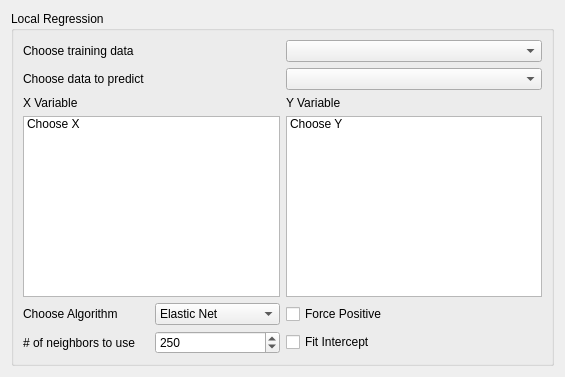
<?xml version="1.0" encoding="UTF-8"?>
<ui version="4.0">
 <class>Form</class>
 <widget class="QWidget" name="Form">
  <property name="geometry">
   <rect>
    <x>0</x>
    <y>0</y>
    <width>565</width>
    <height>377</height>
   </rect>
  </property>
  <property name="windowTitle">
   <string>Form</string>
  </property>
  <layout class="QVBoxLayout" name="verticalLayout_2">
   <item>
    <widget class="QGroupBox" name="groupLayout">
     <property name="title">
      <string>Local Regression</string>
     </property>
     <layout class="QGridLayout" name="gridLayout">
      <item row="1" column="0">
       <widget class="QLabel" name="choosedata_predict_label">
        <property name="text">
         <string>Choose data to predict</string>
        </property>
       </widget>
      </item>
      <item row="1" column="1">
       <widget class="QComboBox" name="choosedata_predict"/>
      </item>
      <item row="2" column="1">
       <widget class="QLabel" name="yVariableLabel">
        <property name="text">
         <string>Y Variable</string>
        </property>
       </widget>
      </item>
      <item row="3" column="0">
       <widget class="QListWidget" name="xVariableList">
        <property name="enabled">
         <bool>true</bool>
        </property>
        <property name="sizePolicy">
         <sizepolicy hsizetype="Expanding" vsizetype="Expanding">
          <horstretch>0</horstretch>
          <verstretch>0</verstretch>
         </sizepolicy>
        </property>
        <item>
         <property name="text">
          <string>Choose X</string>
         </property>
        </item>
       </widget>
      </item>
      <item row="3" column="1">
       <widget class="QListWidget" name="yVariableList">
        <property name="sizePolicy">
         <sizepolicy hsizetype="Expanding" vsizetype="Expanding">
          <horstretch>0</horstretch>
          <verstretch>0</verstretch>
         </sizepolicy>
        </property>
        <property name="sortingEnabled">
         <bool>true</bool>
        </property>
        <item>
         <property name="text">
          <string>Choose Y</string>
         </property>
        </item>
       </widget>
      </item>
      <item row="2" column="0">
       <widget class="QLabel" name="xVariableLabel">
        <property name="text">
         <string>X Variable</string>
        </property>
       </widget>
      </item>
      <item row="7" column="0">
       <layout class="QHBoxLayout" name="horizontalLayout_2">
        <item>
         <widget class="QLabel" name="chooseAlgorithmLabel">
          <property name="text">
           <string>Choose Algorithm</string>
          </property>
         </widget>
        </item>
        <item>
         <widget class="QComboBox" name="chooseAlgorithmComboBox">
          <item>
           <property name="text">
            <string>Elastic Net</string>
           </property>
          </item>
         </widget>
        </item>
       </layout>
      </item>
      <item row="7" column="1">
       <widget class="QCheckBox" name="forcepositive">
        <property name="text">
         <string>Force Positive</string>
        </property>
       </widget>
      </item>
      <item row="0" column="1">
       <widget class="QComboBox" name="choosedata_train"/>
      </item>
      <item row="0" column="0">
       <widget class="QLabel" name="choosedata_train_label">
        <property name="text">
         <string>Choose training data</string>
        </property>
       </widget>
      </item>
      <item row="8" column="1">
       <widget class="QCheckBox" name="fit_intercept">
        <property name="text">
         <string>Fit Intercept</string>
        </property>
       </widget>
      </item>
      <item row="8" column="0">
       <layout class="QHBoxLayout" name="horizontalLayout">
        <item>
         <widget class="QLabel" name="n_neighbors_label">
          <property name="text">
           <string># of neighbors to use</string>
          </property>
         </widget>
        </item>
        <item>
         <widget class="QSpinBox" name="n_neighbors_spin">
          <property name="maximum">
           <number>999999</number>
          </property>
          <property name="value">
           <number>250</number>
          </property>
         </widget>
        </item>
       </layout>
      </item>
     </layout>
    </widget>
   </item>
  </layout>
 </widget>
 <resources/>
 <connections/>
</ui>
